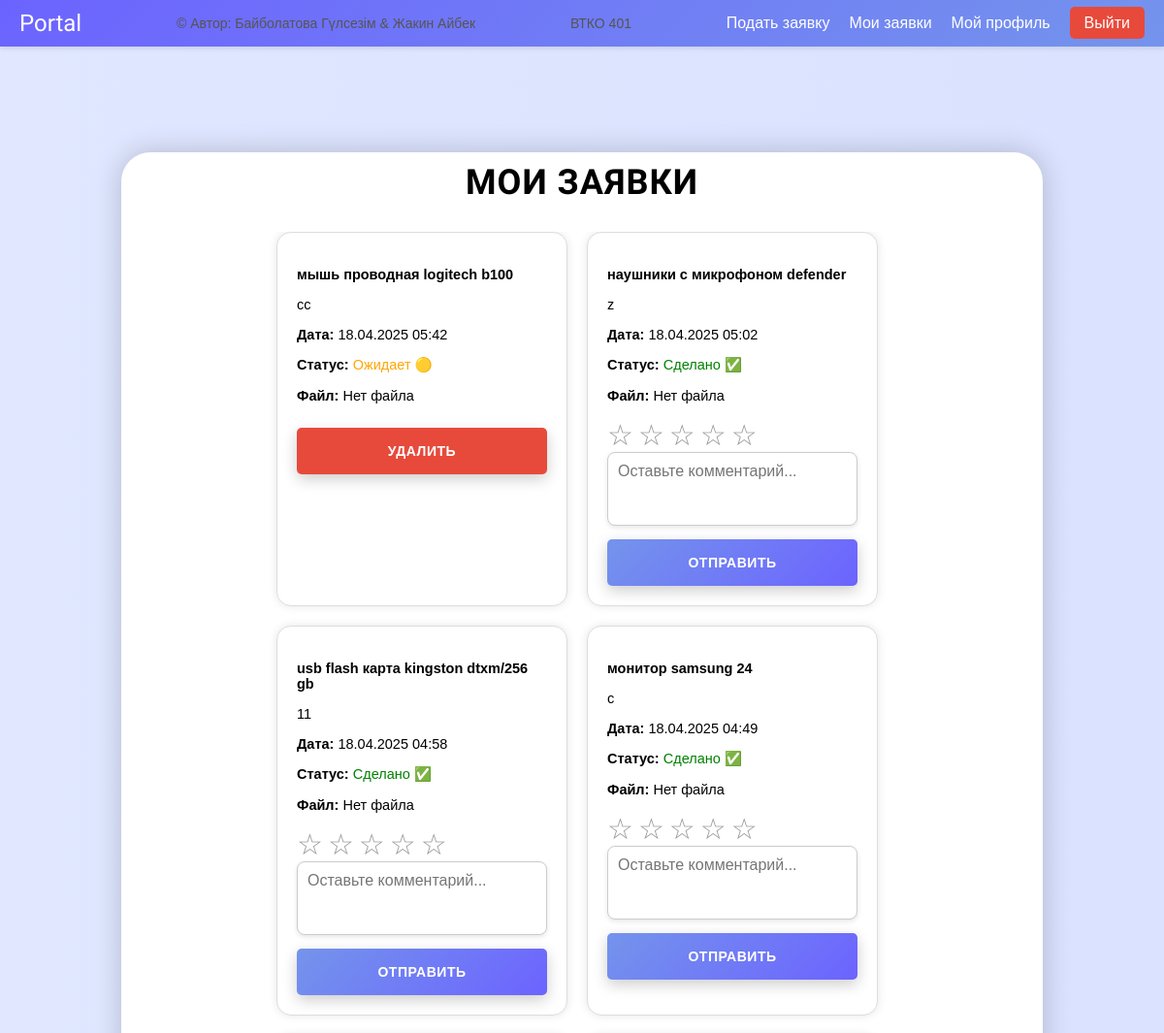
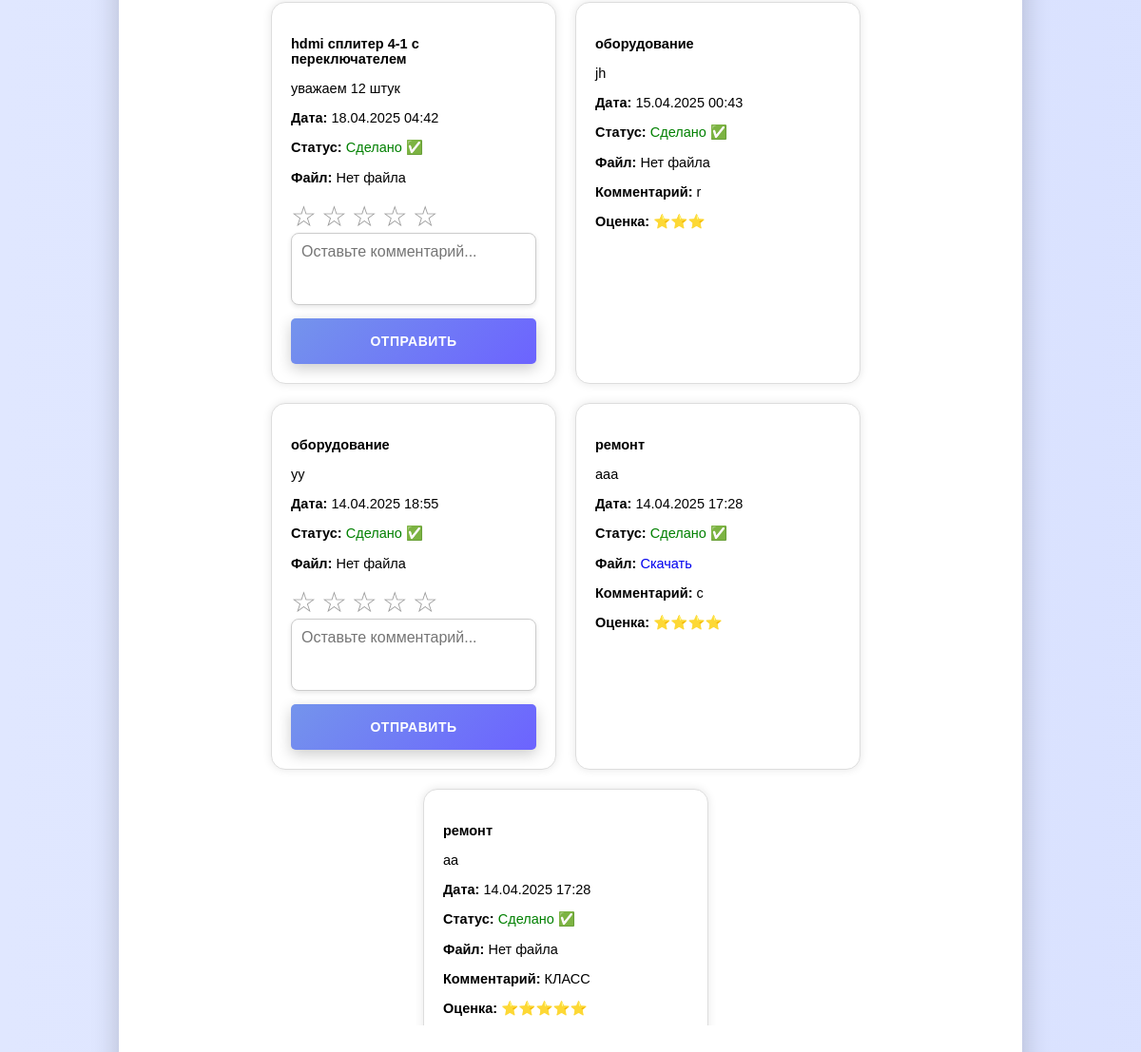
/my-requests (signed in), run on the app's committed database (2 pictures, top to bottom).
### models.py (models this page shows, shortened)
class Zayavka(db.Model):
    id = db.Column(db.Integer, primary_key=True)
    type = db.Column(db.String(50), nullable=False)  # Equipment or Repair
    description = db.Column(db.Text, nullable=False)
    status = db.Column(
        db.String(20),
        default='ожидает',  # Standardized default status
        nullable=False
    )
    created_at = db.Column(db.DateTime, default=db.func.now())
    user_id = db.Column(db.Integer, db.ForeignKey('user.id'), nullable=False)
    file = db.Column(db.String(200), nullable=True)
    user = db.relationship('User', backref=db.backref('zayavki', lazy=True))
    comment = db.Column(db.Text, nullable=True)  # User comment
    rating = db.Column(db.Integer, nullable=True)  # User rating (1-5)
    confirmed_by_user = db.Column(db.Boolean, default=False)  # User confirmation for archive
    urgent = db.Column(db.Boolean, default=False)  # Field to mark a request as urgent

### app.py (the view)
@app.route('/my-requests')
@role_required('employee')
def my_requests():
    zayavki = Zayavka.query.filter_by(user_id=session['user_id']).order_by(Zayavka.created_at.desc()).all()
    return render_template('my_requests.html', zayavki=zayavki)

### app.py (called while the page is built)
def role_required(role):
    def wrapper(f):
        @wraps(f)
        def decorated_function(*args, **kwargs):
            if session.get('role') != role:
                return redirect(url_for('index'))
            return f(*args, **kwargs)
        return decorated_function
    return wrapper

### templates/my_requests.html (shortened to what this page needs)
{% extends "base.html" %}
{% block content %}
<h1 style="text-align: center; font-family: 'Kaushan Script', cursive; margin-bottom: 30px;">Мои заявки</h1>
<div style="max-height: 75vh; overflow-y: auto; padding-right: 10px;">
    <div style="display: flex; flex-wrap: wrap; gap: 20px; justify-content: center;">
        {% for z in zayavki %}
        <div class="card" id="request-card-{{ z.id }}" style="background: white; padding: 20px; border-radius: 15px; box-shadow: 0 0 10px rgba(0,0,0,0.1); width: 300px; transition: opacity 0.5s;">
            <p><strong>{{ z.type|lower }}</strong></p>
            <p>{{ z.description }}</p>
            <p><strong>Дата:</strong> {{ z.created_at.strftime('%d.%m.%Y %H:%M') }}</p>
            <p><strong>Статус:</strong>
                {% if z.status|lower == 'сделано' %}
                <span style="color: green;">Сделано ✅</span>
                {% elif z.status|lower == 'ожидает' %}
                <span style="color: orange;">Ожидает 🟡</span>
                {% elif z.status|lower == 'отказано' %}
                <span style="color: red;">Отклонено 🔴</span>
                {% else %}
                <span style="color: gray;">Неизвестно</span>
                {% endif %}
            </p>
            <p><strong>Файл:</strong>
                {% if z.file %}
                <a href="{{ url_for('uploaded_file', filename=z.file) }}" target="_blank">Скачать</a>
                {% else %}
                Нет файла
                {% endif %}
            </p>
            {% if z.status not in ['сделано'] %}
            <button class="btn styled-btn delete-btn" style="margin-top: 10px; background: #e74a3b;" data-request-id="{{ z.id }}">Удалить</button>
            {% endif %}
            {% if z.status in ['сделано', 'отклонено'] and not z.confirmed_by_user %}
            <form method="POST" action="{{ url_for('submit_feedback', request_id=z.id) }}">
                <div class="rating">
                    <label for="star5-{{ z.id }}">&#9734;</label>
                    <label for="star4-{{ z.id }}">&#9734;</label>
                    <label for="star3-{{ z.id }}">&#9734;</label>
                    <label for="star2-{{ z.id }}">&#9734;</label>
                    <label for="star1-{{ z.id }}">&#9734;</label>
                </div>
                <textarea name="comment" placeholder="Оставьте комментарий..." rows="3" class="styled-textarea" required></textarea>
                <button type="submit" class="btn styled-btn" style="margin-top: 10px;">Отправить</button>
            </form>
            {% elif z.comment %}
            <p><strong>Комментарий:</strong> {{ z.comment }}</p>
            <p><strong>Оценка:</strong> {{ '⭐' * z.rating }}</p>
            {% endif %}
        </div>
        {% endfor %}
    </div>
</div>
{% endblock %}

### templates/base.html (shortened to what this page needs)
<!DOCTYPE html>
<html lang="ru">
<head>
    <link rel="stylesheet" href="{{ url_for('static', filename='style.css') }}">
</head>
<body style="font-family: 'Roboto', sans-serif; font-size: 16px; color: #000000; margin: 0;">
    <nav class="navbar">
        <div class="logo">Portal</div>
        <span style="font-size: 14px; color: #555;">© Автор: Байболатова Гүлсезім & Жакин Айбек</span>
        <span style="font-size: 14px; color: #555;">ВТКО 401</span>
        <ul class="nav-links">
            {% if session['role'] == 'admin' %}
                <li><a href="/admin">Заявки</a></li>
                <li><a href="/history">История завершённых заявок</a></li>
                <li><a href="/calendar">Календарь</a></li>
                <li><a href="/reports">Отчёты</a></li>
                <li><a href="/users">Пользователи</a></li>
            {% elif session['role'] == 'employee' %}
                <li><a href="/employee">Подать заявку</a></li>
                <li><a href="/my-requests">Мои заявки</a></li>
            {% endif %}
            <li><a href="/profile">Мой профиль</a></li>
            <li><a href="/logout" class="logout-btn">Выйти</a></li>
        </ul>
    </nav>
    <div class="container" style="padding: 20px; min-height: 90vh;">
        {% block content %}{% endblock %}
    </div>
</body>
</html>

### data on the page
Zayavka: type "мышь проводная logitech b100", description "cc", created_at "18.04.2025 05:42", status "Ожидает 🟡", shows "Нет файла"
Zayavka: type "наушники с микрофоном defender", description "z", created_at "18.04.2025 05:02", status "Сделано ✅", shows "Нет файла"
Zayavka: type "usb flash карта kingston dtxm/256 gb", description "11", created_at "18.04.2025 04:58", status "Сделано ✅", shows "Нет файла"
Zayavka: type "монитор samsung 24", description "с", created_at "18.04.2025 04:49", status "Сделано ✅", shows "Нет файла"
Zayavka: type "hdmi сплитер 4-1 с переключателем", description "уважаем 12 штук", created_at "18.04.2025 04:42", status "Сделано ✅", shows "Нет файла"
Zayavka: type "оборудование", description "jh", created_at "15.04.2025 00:43", status "Сделано ✅", shows "Нет файла", comment "r", rating "⭐⭐⭐"
Zayavka: {{ z.id }} 3 (drawn), type "оборудование", description "уу", created_at "14.04.2025 18:55", status "Сделано ✅", shows "Нет файла"
Zayavka: type "ремонт", description "ааа", created_at "14.04.2025 17:28", status "Сделано ✅", comment "с", rating "⭐⭐⭐⭐"
Zayavka: type "ремонт", description "аа", created_at "14.04.2025 17:28", status "Сделано ✅", shows "Нет файла", comment "КЛАСС", rating "⭐⭐⭐⭐⭐"
